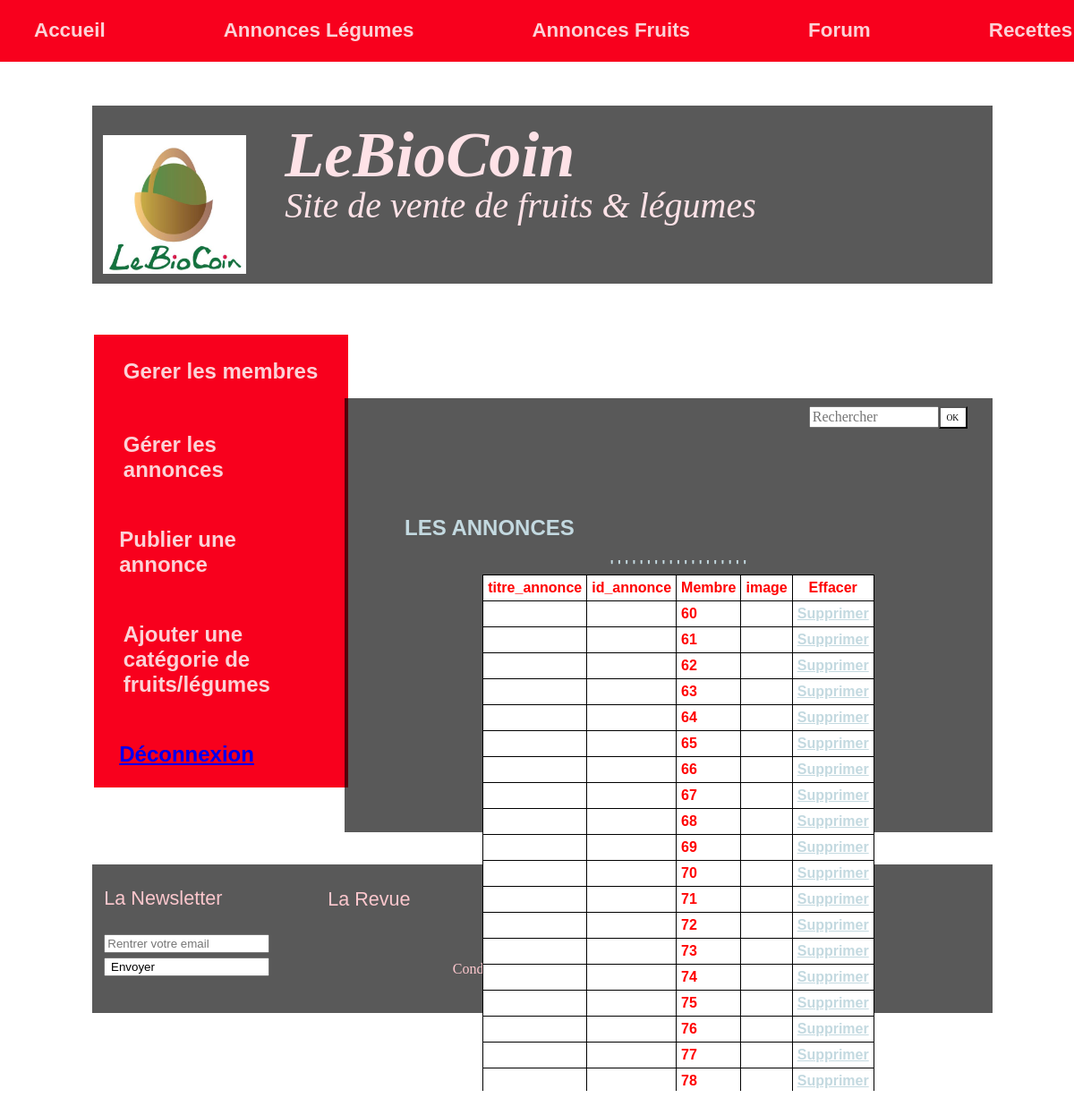
The app's page /listeannonce.php with its own data.
### tables this page shows
CREATE TABLE IF NOT EXISTS `annonce` (
  `id_annonce` int(11) NOT NULL AUTO_INCREMENT,
  `codepostal` int(5) NOT NULL,
  `ville` varchar(20) NOT NULL,
  `region` varchar(20) NOT NULL,
  `nom` varchar(12) NOT NULL,
  `mail` varchar(320) NOT NULL,
  `tel` tinyint(10) NOT NULL,
  `titre` text NOT NULL,
  `variete` varchar(20) NOT NULL,
  `photo_annonce` blob NOT NULL,
  `texte` text NOT NULL,
  `quantite` int(11) NOT NULL,
  `prix` float NOT NULL,
  `date_ajout` datetime NOT NULL,
  `id_cat_annonce` int(11) NOT NULL,
  `id_cat_produit` int(11) NOT NULL,
  PRIMARY KEY (`id_annonce`),
  KEY `id_cat_annonce` (`id_cat_annonce`),
  KEY `id_cat_produit` (`id_cat_produit`)
);

### listeannonce.php (the view, shortened to what this page needs)
<!DOCTYPE html>
<html>
    <head>
        <link rel="stylesheet" href="styles/header.css">
        <?php include("headeradmin.php"); ?>
     </head>
<?php
    try{
    $bdd= new PDO('mysql:host=127.0.0.1;dbname=mabase','root','');
    }
    catch(Exception $e) {
      die('Erreur: '.$e->getMessage());
    }
$bdd->query('DELETE FROM annonce WHERE id_annonce='.$_GET['delete'].'');
    $request=$bdd->query('SELECT * FROM annonce ORDER BY id_annonce');
    ?>
    <body>
      <div id="contenuaccueil">
    <h2>LES ANNONCES</h2>
    <center>
    <table>
      <th>titre_annonce</th>
      <th>id_annonce</th>
      <th>Membre</th>
      <th>image</th>
      <th>Effacer</th>
      <?php
      while($row = $request->fetch(PDO::FETCH_OBJ))
    {
    $image_annonce=$row->image_annonce;
    $titre_annonce= $row->titre_annonce;
    $id_annonce=$row->id_annonce;
    $id_membre= $row->id_membre;
    ?>
      <tr>
        <td><?php echo $titre_annonce ?></td>
        <td><?php echo $image_annonce ?></td>
        <td><?php echo $id_annonce ?></td>
        <td><?php echo $id_membre ?></td>
        <td><a href ="listeannonce.php?delete=<?php echo $id_annonce; ?>">Supprimer</a></td>
        </tr>'
    <?php
    }
   ?>
    </table>
    </center>
    </div>
    </body>
</html>

### styles/header.css (style rules this page uses)
body { background-image:url("http://www.google.fr/url?source=imglanding&ct=img&q=http://www.tao-mieux-etre.fr/web_images/pamplemousse-muffetflickr-cc.jpg&sa=X&ei=KadsVazYBMi1UbiwgNgM&ved=0CAkQ8wc4pgI&usg=AFQjCNHYb0JLWZ968Qpg9VzUwsZocn0uWQ"); background-attachment:fixed; background-size: cover; }
#contenuaccueil { padding:3%; padding-top:1%; font-family: Lucida Sans Unicode, Lucida Grande, sans-serif; background-color:rgba(0, 0,0, 0.0); overflow:auto; position:absolute; height:50%; width:51%; margin-top:-50%; margin-left: 34%; font-weight: bold; color: #C3D9E0; }
#contenuaccueil a { text-decoration: underline; color : #C3D9E0; }

### listeannonce.php (style rules this page uses)
table, th, td { border: 1px solid black; border-collapse: collapse; background-color:white; color:red; }
th, td { padding: 5px; }

### records on screen
annonce: id_annonce "60"
annonce: id_annonce "61"
annonce: id_annonce "62"
annonce: id_annonce "63"
annonce: id_annonce "64"
annonce: id_annonce "65"
annonce: id_annonce "66"
annonce: id_annonce "67"
annonce: id_annonce "68"
annonce: id_annonce "69"
annonce: id_annonce "70"
annonce: id_annonce "71"
annonce: id_annonce "72"
annonce: id_annonce "73"
annonce: id_annonce "74"
annonce: id_annonce "75"
annonce: id_annonce "76"
annonce: id_annonce "77"
annonce: id_annonce "78"
